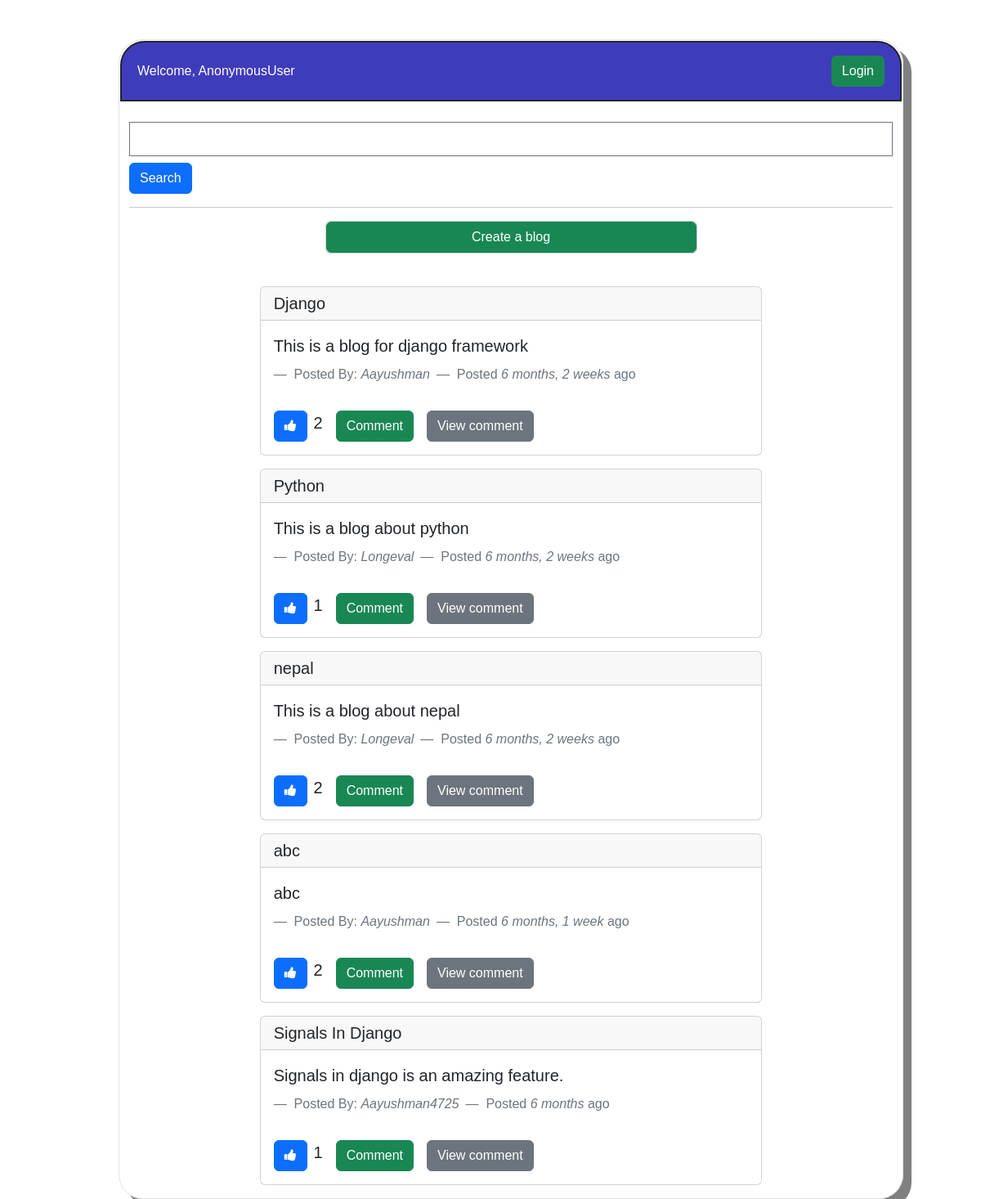
The page / on the database its author committed.
### blog/models.py (models this page shows, shortened)
class Blog(models.Model):
    user = models.ForeignKey(settings.AUTH_USER_MODEL,on_delete=models.CASCADE,null=True, blank=True)
    title = models.CharField(max_length=100)
    blog = models.TextField(max_length=500)
    created_at = models.DateTimeField(auto_now_add=True)
    updated_at = models.DateTimeField(auto_now=True)
    likes = models.IntegerField(default=0)
    @property
    def likes_count(self):
        return self.like_set.count()

### authenticate/models.py (models this page shows)
class CustomUser(AbstractUser):
    username = models.CharField(_("Username"), max_length=100, unique=True)
    email = models.EmailField(_("Email"), unique=True)
    USERNAME_FIELD = 'email'
    REQUIRED_FIELDS = ['username']  # Add 'username' to REQUIRED_FIELDS
    objects = CustomUserManager()
    def __str__(self):
        return self.username

### blog/views.py (the view)
# urls.py: path('',BlogList.as_view(),name='blog'),
class BlogList(ListView):
    model = Blog
    template_name = 'blog_list.html'
    context_object_name = 'blogs'
    def get_context_data(self, **kwargs):
        context = super().get_context_data(**kwargs)
        search_input = self.request.GET.get('search_area') or ''
        if search_input:
            context['blogs'] =  context['blogs'].filter(title__startswith=search_input)
        else:
            context['blogs'] = self.get_queryset()
        context['search_input'] = search_input
        return context

### templates/blog_list.html (shortened to what this page needs)
{% extends 'main.html' %} {% load static %} {% block content %}
<body>
  <div class="d-flex mt-5 justify-content-center">
    <div class="border">
      <header class="bg-purple py-3 margin">
        <div class="container justify-content-center">
          <div class="d-flex justify-content-between align-items-center">
            <h4 class="text-center text-white">Welcome, {{ request.user }}</h4>
            <div class="d-flex flex-column gap-2">
              {% if request.user.is_authenticated %}
              <form action="{% url 'sign_out' %}" method="POST">
                {% csrf_token %}
                <button type="submit" class="btn btn-danger">Sign Out</button>
              </form>
              {% else %}
              <a href="{% url 'sign_in' %}" class="btn btn-success">Login</a>
              {% endif %}
            </div>
          </div>
        </div>
      </header>
      <div class="container mt-4 d-flex flex-column gap-3">
        <form method="GET">
          <input
            type="text"
            id="search_area"
            name="search_area"
            class="form-control"
            value="{{ search_input }}"
          />
          <button type="submit" class="btn btn-primary mt-2">Search</button>
        </form>
        <hr />
        <div class="row">
          <div class="col-md-6 offset-md-3">
            <div class="card">
              <a
                href="{% url 'create_blog' %}"
                class="btn btn-success btn-outline-white"
                >Create a blog</a
              >
            </div>
          </div>
        </div>
        <div class="row mt-4">
          <div class="col-md-8 offset-md-2">
            <main id="blogList">
              {% for b in blogs %}
              <figure>
                <blockquote class="blockquote">
                  <div class="card mb-3">
                    <div class="card-header">
                      <h3>{{ b.title }}</h3>
                    </div>
                    <div class="card-body d-flex flex-column gap-4">
                      <p class="card-text">{{ b.blog }}</p>
                      <div class="gap-3 d-flex flex-column flex-wrap">
                        <div class="d-flex gap-2">
                          <figcaption class="blockquote-footer fs-6">
                            Posted By:
                            <cite>{{ b.user }}</cite>
                          </figcaption>
                          <figcaption class="blockquote-footer fs-6">
                            Posted
                            <cite>{{ b.created_at|timesince }}</cite> ago
                          </figcaption>
                        </div>
                        <div
                          class="d-flex align-items-start justify-content-space-between gap-3"
                        >
                         {% include 'like.html' with b=b %}
                          <form
                            action="{% url 'comments' pk=b.pk %}"
                            method="POST"
                          >
                            <button class="btn btn-success" type="submit">
                              Comment
                            </button>
                          </form>
                          <a
                            class="btn btn-secondary"
                            href="{% url 'commentDetail' b.pk %}"
                            >View comment</a
                          >
                        </div>
                      </div>
                    </div>
                  </div>
                </blockquote>
              </figure>
              {% endfor %}
            </main>
          </div>
        </div>
      </div>
    </div>
  </div>
</body>
{% endblock %}

### templates/main.html (shortened to what this page needs)
{% load static tailwind_tags %} {% load static %}
<!DOCTYPE html>
<html lang="en">
  <head>
    <link
      href="https://cdn.jsdelivr.net/npm/bootstrap@5.3.3/dist/css/bootstrap.min.css"
      rel="stylesheet"
    />
    <link rel="stylesheet" href="{% static 'css/styles.css' %}" />
    <link rel="stylesheet" href="https://rsms.me/inter/inter.css" />
    <link
      rel="stylesheet"
      href="https://cdnjs.cloudflare.com/ajax/libs/font-awesome/4.7.0/css/font-awesome.min.css"
    />
    {% tailwind_css %}
  </head>
  <body>
    <div class="">
      {% include 'message.html' %} {% block content %} {% endblock %}
    </div>
  </body>
</html>

### templates/like.html
<div class="d-flex gap-2 like-counter" id="like-counter-{{b.pk}}">
  <a
    class="btn btn-primary cursor-pointer"
    hx-get="{% url 'like' b.pk %}"
    hx-target="#like-counter-{{ b.pk }}"
    hx-swap="outerHTML"
    ><i class="fa fa-thumbs-up"></i
  ></a>
  <span>{{ b.likes_count }}</span>
</div>

### blog_main/static/css/styles.css (style rules this page uses)
.border { padding: 0px; font-family: 'Trebuchet MS', 'Lucida Sans Unicode', 'Lucida Grande', 'Lucida Sans', Arial, sans-serif; box-shadow: 10px 10px grey; border-color:black ; border-radius: 30px; width: 80%; border: 1px solid #ccc; display: flex; flex-direction: column; align-items: stretch; justify-content: space-between; margin-left: 50px; }
.margin { display: flex; justify-content: space-between; margin: 1px; border: 2px solid ; padding: 7px; margin-top: 1px; border-radius: 30px 30px 0px 0px; }

### rows shown on the page
Blog: title "Django", blog "This is a blog for django framework", user "Aayushman", created_at "6 months, 2 weeks", likes_count "2"
Blog: title "Python", blog "This is a blog about python", user "Longeval", created_at "6 months, 2 weeks", likes_count "1"
Blog: title "nepal", blog "This is a blog about nepal", user "Longeval", created_at "6 months, 2 weeks", likes_count "2"
Blog: title "abc", blog "abc", user "Aayushman", created_at "6 months, 1 week", likes_count "2"
Blog: title "Signals In Django", blog "Signals in django is an amazing feature.", user "Aayushman4725", created_at "6 months", likes_count "1"

### other values the page prints
{{ request.user }} "AnonymousUser"
